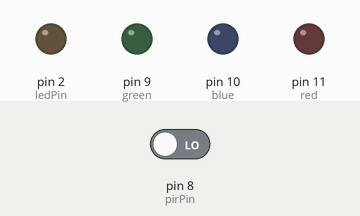
This sketch was run on a simulated Arduino Uno, built with avr-gcc and run on an emulated ATmega328P. Shown: output pins drawn as LEDs (lit = HIGH). The test bench sets the inputs (shaded band); at power-on: pin 8 (pirPin) LOW. What the sketch prints to the serial monitor is not drawn.

Above: at 11.2 s.
11.3 s: pin 8 (pirPin) driven HIGH
At 12.0 s:
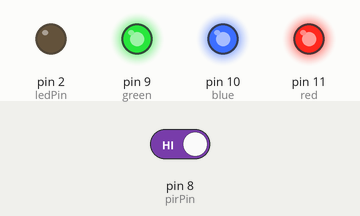
12.8 s: pin 8 (pirPin) driven LOW
At 13.2 s:
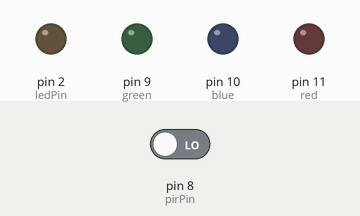
Timing chart, 0 to 15.8 s (numbered marks = the images above; inputs shaded):
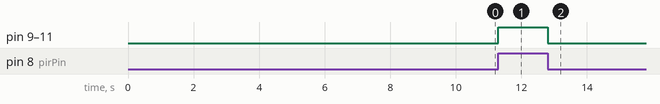

Measured:
- after the input at 11.3 s, pin 9 (green), pin 10 (blue), pin 11 (red): LOW → HIGH at once
- after the input at 12.8 s, pin 9 (green), pin 10 (blue), pin 11 (red): HIGH → LOW at once

The sketch:

Stair_Lights.ino
```cpp
#define red 11
#define green 9
#define blue 10
//the time we give the sensor to calibrate (10-60 secs according to the datasheet)
int calibrationTime = 10;

int g = 10;

//the time when the sensor outputs a low impulse
long unsigned int lowIn;

//the amount of milliseconds the sensor has to be low
//before we assume all motion has stopped
long unsigned int pause = 5000;

boolean lockLow = true;
boolean takeLowTime;

int pirPin = 8;  //the digital pin connected to the PIR sensor's output
int ledPin = 2;


/////////////////////////////
//SETUP
void setup() {
  Serial.begin(9600);
  pinMode(pirPin, INPUT);
  digitalWrite(pirPin, LOW);
  pinMode(red, OUTPUT);
  pinMode(green, OUTPUT);
  pinMode(blue, OUTPUT);
  pinMode(ledPin, OUTPUT);

  //give the sensor some time to calibrate
  Serial.print("calibrating sensor ");
  for (int i = 0; i < calibrationTime; i++) {
    Serial.print(".");
    delay(1000);
  }
  Serial.println(" done");
  Serial.println("SENSOR ACTIVE");
  delay(50);
}

////////////////////////////
//LOOP
void loop() {

  if (digitalRead(pirPin) == HIGH) {
    // digitalWrite(ledPin, HIGH);
    // for (int i = 0; i < 256; i++) {
    //   analogWrite(red, i);
    //   analogWrite(blue, i);
    //   analogWrite(green, i);
    //   delay(g);
    // }
    // delay(15000);
    // for (int h = 255; h > 0; h--) {
    //   analogWrite(red, h);
    //   analogWrite(blue, h);
    //   analogWrite(green, h);
    //   delay(g);
    // }  //the led visualizes the sensors output pin state
    analogWrite(red, 255);
    analogWrite(blue, 255);
    analogWrite(green, 255);
    if (lockLow) {
      //makes sure we wait for a transition to LOW before any further output is made:
      lockLow = false;
      Serial.println("---");
      Serial.print("motion detected at ");
      Serial.print(millis() / 1000);
      Serial.println(" sec");
      delay(50);
    }
    takeLowTime = true;
  }

  if (digitalRead(pirPin) == LOW) {
    analogWrite(red, 0);
    analogWrite(blue, 0);
    analogWrite(green, 0);  //the led visualizes the sensors output pin state

    if (takeLowTime) {
      lowIn = millis();     //save the time of the transition from high to LOW
      takeLowTime = false;  //make sure this is only done at the start of a LOW phase
    }
    //if the sensor is low for more than the given pause,
    //we assume that no more motion is going to happen
    if (!lockLow && millis() - lowIn > pause) {
      //makes sure this block of code is only executed again after
      //a new motion sequence has been detected
      lockLow = true;
      Serial.print("motion ended at ");  //output
      Serial.print((millis() - pause) / 1000);
      Serial.println(" sec");
      delay(50);
    }
  }
}
```
